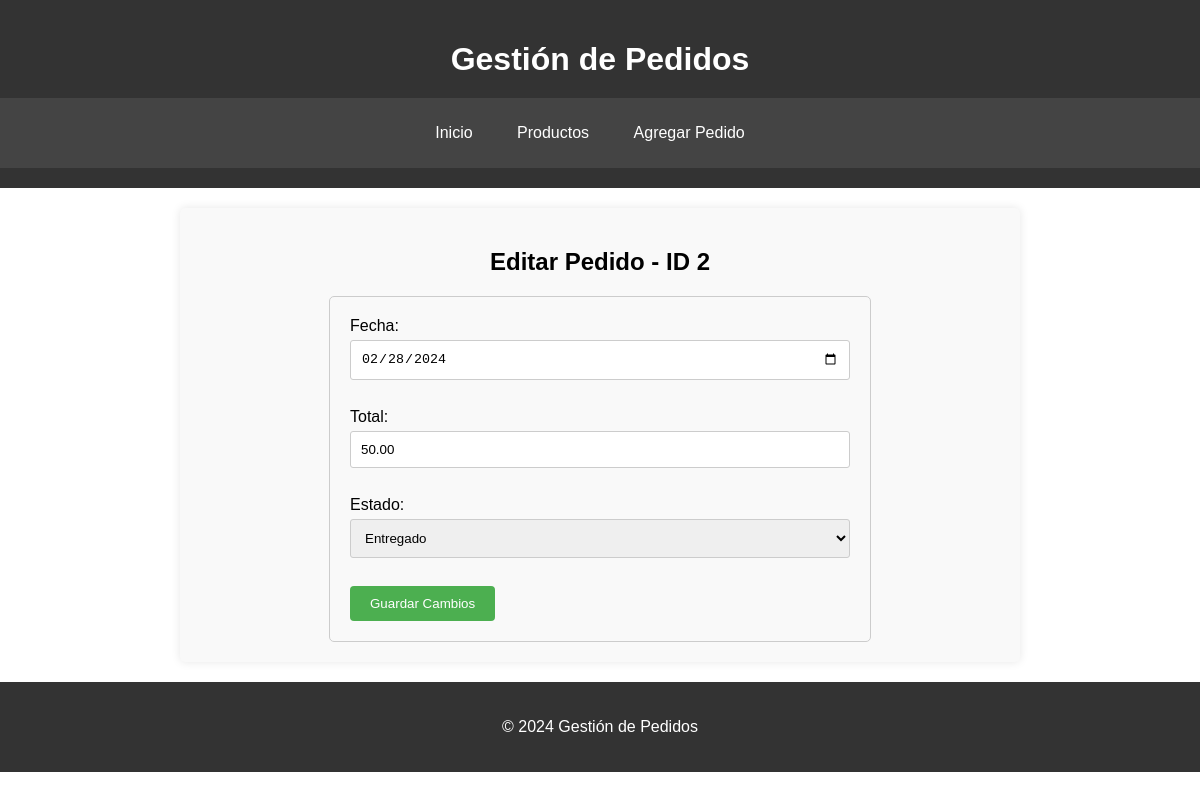
Page /editar_pedido.php?id=2 on the committed database.
### tables this page shows
CREATE TABLE `pedidos` (
  `ID_pedido` int(11) NOT NULL,
  `Fecha` date DEFAULT NULL,
  `Total` decimal(10,2) DEFAULT NULL,
  `Estado` varchar(50) DEFAULT NULL,
  `Metodo_pago` varchar(50) DEFAULT NULL
);

### editar_pedido.php (the view, shortened to what this page needs)
<?php
include_once "includes/db.php";
include_once "templates/header.php";
if (isset($_GET['id']) && is_numeric($_GET['id'])) {
    $pedido_id = $_GET['id'];
    $sql = "SELECT * FROM pedidos WHERE ID_pedido = $pedido_id";
    $result = $conn->query($sql);
    if ($result->num_rows > 0) {
        $pedido = $result->fetch_assoc();
?>
        <h2>Editar Pedido - ID <?php echo $pedido["ID_pedido"]; ?></h2>
        <form action="editar_pedido_handler.php" method="post">
            <label for="fecha">Fecha:</label>
            <input type="date" id="fecha" name="fecha" value="<?php echo $pedido['Fecha']; ?>" required>
            <br><br>
            <label for="total">Total:</label>
            <input type="number" id="total" name="total" value="<?php echo $pedido['Total']; ?>" step="0.01" required>
            <br><br>
            <label for="estado">Estado:</label>
            <select id="estado" name="estado" required>
                <option value="Entregado" <?php if ($pedido['Estado'] === 'Entregado') echo 'selected'; ?>>Entregado</option>
            </select>
            <br><br>
            <input type="submit" value="Guardar Cambios">
        </form>
<?php
    } else {
        echo "<p>No se encontró ningún pedido con el ID: $pedido_id</p>";
    }
} else {
    echo "<p>El ID de pedido no es válido.</p>";
}
include_once "templates/footer.php";
?>

### css/styles.css (style rules this page uses)
body { font-family: Arial, sans-serif; margin: 0; padding: 0; }
form { max-width: 500px; margin: 0 auto; padding: 20px; border: 1px solid #ccc; border-radius: 5px; background-color: #f9f9f9; }
label { display: block; margin-bottom: 5px; }
input[type="date"], input[type="number"], select { width: 100%; padding: 10px; margin-bottom: 10px; border: 1px solid #ccc; border-radius: 3px; box-sizing: border-box; }
input[type="submit"] { background-color: #4CAF50; color: white; padding: 10px 20px; border: none; border-radius: 4px; cursor: pointer; }
h2 { text-align: center; }

### rows in the picture
pedidos: ID_pedido "2", fecha "02/28/2024", total "50.00", estado "Entregado"
